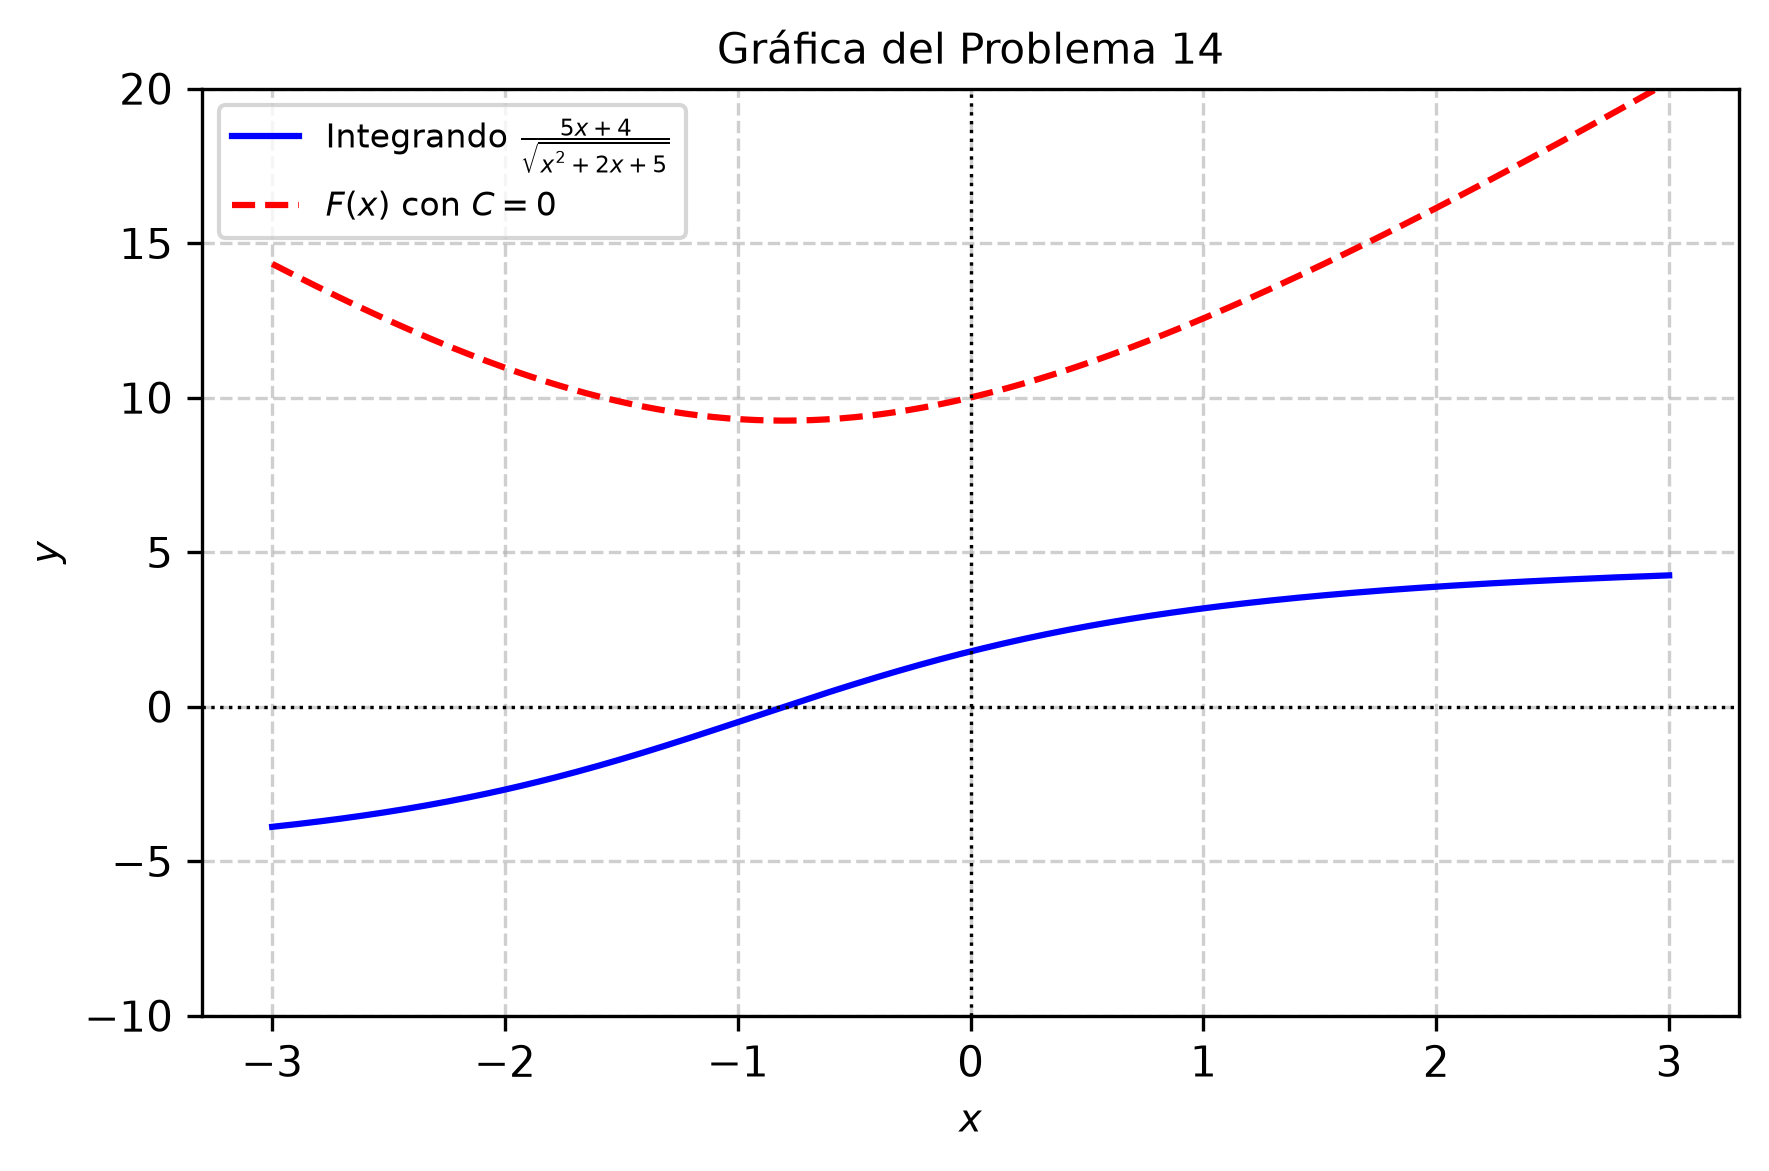

Write Python code to recreate this figure.
import matplotlib
matplotlib.use('Agg')
import numpy as np
import matplotlib.pyplot as plt

def f(x):
    return (5 * x + 4) / np.sqrt(x**2 + 2*x + 5)

def F(x):
    return 5 * np.sqrt(x**2 + 2*x + 5) - np.log(np.abs(x + 1 + np.sqrt(x**2 + 2*x + 5)))

x = np.linspace(-3, 3, 400)
y_integrand = f(x)
y_antideriv = F(x) # C = 0

plt.figure(figsize=(6, 4))
plt.plot(x, y_integrand, label=r'Integrando $\frac{5x+4}{\sqrt{x^2+2x+5}}$', color='blue', linewidth=1.5)
plt.plot(x, y_antideriv, label=r'$F(x)$ con $C=0$', color='red', linestyle='--', linewidth=1.5)

plt.axhline(0, color='black', linewidth=0.8, linestyle=':')
plt.axvline(0, color='black', linewidth=0.8, linestyle=':')
plt.title('Gráfica del Problema 14', fontsize=10)
plt.xlabel('$x$', fontsize=9)
plt.ylabel('$y$', fontsize=9)
plt.ylim(-10, 20)
plt.legend(fontsize=8)
plt.grid(True, linestyle='--', alpha=0.6)
plt.tight_layout()

plt.savefig(r'semana_05/graficas/SEM05_P14_grafica.png', dpi=300, bbox_inches='tight')
plt.close()
